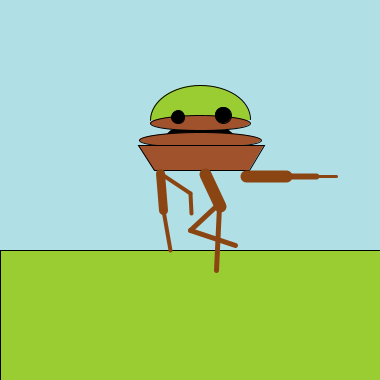
Frame 1 (no input)
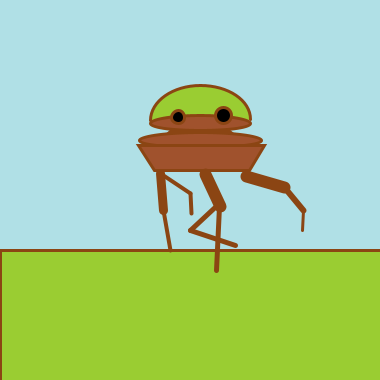
Frame 60 (the mouse pressed at the canvas centre just before this capture)
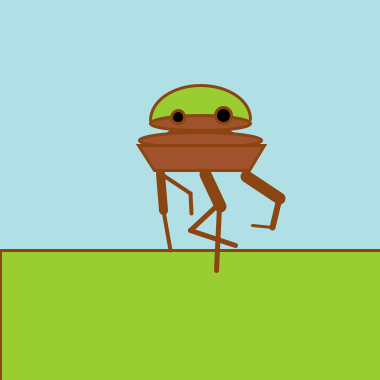
Frame 120 (the mouse held since frame 60 and released just before this capture)

The Processing sketch that drew these frames (run headless with seeded random() and noise(); from frame 60 on, the mouse is pressed at the canvas centre):

// Processing sketch: processing_163235
// ── processing_163235.pde

float offset = 0;
float angle = 0.0;
float angleDirection = 1;
float speed = 0.005;
float scalar = 130;
float x = 110;
int direction = 1;
int time1 = 2000;
void setup() {
  size(380, 380);
  smooth();
}
void draw() {           
  background(176,224,230);
  fill(255,140,0);
  line(0, 280, 400, 280);
  fill(154,205,50);
  rect(0, 250, 400, 150);
  int currentTime = millis();
  float x = offset + cos(angle) * scalar;
  float y = offset + sin(angle) * scalar;
  
              //HEAD
   arc(200, 120,  100, 70, PI, TWO_PI);  //Head Top
   fill(160, 82, 45);
   ellipse(200, 123,  100, 15);  //Head Bottom
   fill(0);
   ellipse(178, 117, 13, 13);  //Eye Left
   ellipse(223, 115, 16, 16);  //Eye Right
   
               //NECK
  fill(0);
   quad(171, 130, 228, 130, 240, 140, 160, 140);

               //Torso
  fill(160, 82, 45);
   ellipse(200, 140, 122, 15);
  fill(160,82,45);
   quad(138, 145, 264, 145, 249, 170, 154, 170);   
  
              //Legs
  strokeWeight(12);
  stroke(139, 69, 19); 
   line(205, 174, 220, 206);
  strokeWeight(5); 
   line(220, 202, 190, 230);
   line(190, 230, 235, 245);
   line(219, 206, 216, 270);
              //Arm
  strokeWeight(9);
   line(160, 173, 163, 210);
  strokeWeight(4);
   line(160, 173, 190, 193);  //Bent Arm
   line(190, 193, 191, 213);
   line(163, 210, 170, 250);  //Straight Arm  
              
              //Moving Arm
  translate(246, 176);  // Move to start position
  rotate(angle);
  strokeWeight(12);
  line(0, 0, 40, 0);
  translate(40, 0);   // Move to next joint
  rotate(angle * 2.0);
  strokeWeight(6);
  line(0, 0, 30, 0);
  translate(30, 0);   // Move to next joint
  rotate(angle * 2.5);
  strokeWeight(3);
  line(0, 0, 20, 0);
 
  angle += speed * angleDirection;
  if ((angle > QUARTER_PI) || (angle < 0)) {
    angleDirection *= 1;
  }
}
